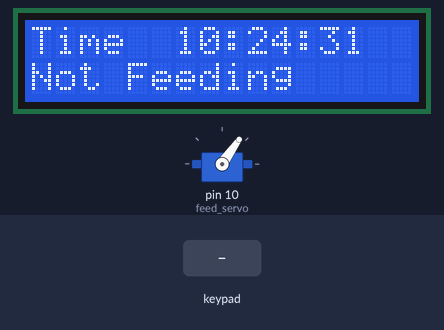
A sketch run on a simulated Arduino Uno, built with avr-gcc and run on an emulated ATmega328P. Parts: 16×2 character LCD, servo. Inputs (shaded band) come from the test bench. The local clock reads 2024-03-15 10:24:30 at power-on unless the sketch sets it.

Above: at 1.2 s.
1.3 s: key '*' pressed
At 2.1 s:
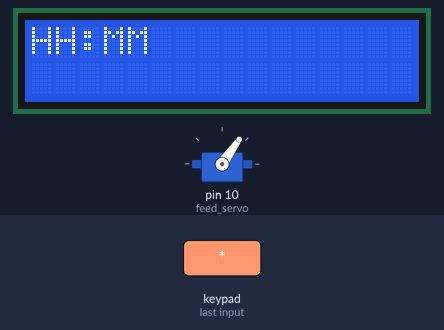
2.8 s: keypad keys 2 3 4 5 pressed 0.4 s apart
At 5.8 s:
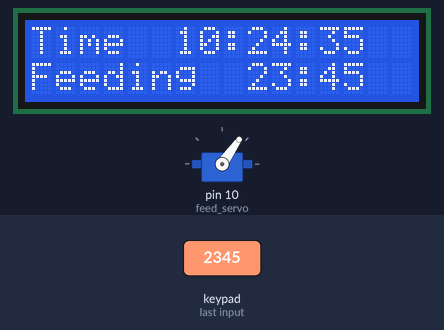
7.4 s: keypad keys 2 3 4 5 # pressed 0.4 s apart
12.4 s: key '1' pressed
15.4 s: key '2' pressed
Timing chart, 0 to 18.4 s (numbered marks = the images above; inputs shaded):
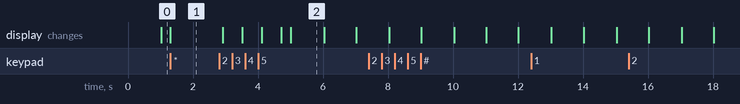

The sketch:

Test.ino
```cpp
#include <DS3231.h>
#include <Servo.h>
#include <LiquidCrystal.h>
#include <Keypad.h>

const byte ROWS = 4;
const byte COLS = 4;

char keys[ROWS][COLS] = {
  {'1', '2', '3', ' '},
  {'4', '5', '6', ' '},
  {'7', '8', '9', ' '},
  {'*', '0', '#', ' '} // * set   # cancel   4digits enter
};

byte rowPins[ROWS] = {2, 3, 4, 5};
byte colPins[COLS] = {6, 7, 8, 9};

Keypad kpd = Keypad(makeKeymap(keys), rowPins, colPins, ROWS, COLS);
DS3231 rtc(A4, A5);
Servo feed_servo;
LiquidCrystal lcd(A0, A1, A2, 11, 12, 13); // rs, en, d4,..,d7

// int hour, minute;  // int t1, t2, t3, t4, t5, t6; // save time (running time)
int feedHour, feedMinute; // int r[6]; // array save setting time (feeding time)
boolean feed;
String timeStr;

void closeFeeder()
{
  feed_servo.write(55);
}

void openFeeder()
{
  feed_servo.write(100);
  delay(1000);
}

void setup()
{
  Serial.begin(9600);
  pinMode(A0, OUTPUT); // RS
  pinMode(A1, OUTPUT); // Enable
  pinMode(A2, OUTPUT); // D4 -- always HIGH
  lcd.begin(16, 2);

  rtc.begin();

  feed_servo.attach(10);
  closeFeeder();

//  buttonPress = 0;
  feed = false;
}

void showDateTime(String t)
{
  lcd.clear();
  lcd.setCursor(0, 0);
  lcd.print("Time  ");
  lcd.print(t);
  lcd.setCursor(0, 1);
  if (feed == true) {
    lcd.print("Feeding  ");
    lcd.print('0' + feedHour / 10 - 48);
    lcd.print('0' + feedHour % 10 -48);
    lcd.print(':');
    lcd.print('0' + feedMinute / 10 - 48);
    lcd.print('0' + feedMinute % 10 - 48);
  } else {
    lcd.print("Not Feeding");
  }
}

void loop()
{
  timeStr = rtc.getTimeStr();
  showDateTime(timeStr);
  if (feed == true)
    tryFeeding(timeStr);

  if (kpd.getKey() == '*')
    setFeedingTime();
}

void tryFeeding(String t)
{
  int hour = (t.charAt(0) - '0') * 10 + (t.charAt(1) - '0');
  int minute = (t.charAt(3) - '0') * 10 + (t.charAt(4) - '0');

  if (hour == feedHour && minute == feedMinute) {
    openFeeder();
    closeFeeder();
    feed = false;
  }
}

void setFeedingTime()
{
  char key;
  int i = 0;

  lcd.clear();
  lcd.setCursor(0, 0);
  lcd.print("HH:MM");
  lcd.setCursor(0, 1);

  while (i < 4) {
    key = kpd.getKey();
    switch (key) {
    case '0': case '1': case '2': case '3':
    case '4': case '5': case '6': case '7':
    case '8': case '9': // do input digit
      if (i == 0 && key >= '0' && key <= '2') { // puluhan jam
        feedHour = (key - '0') * 10;
        lcd.print(key);
        i++;
      } else if (i == 1 && feedHour < 20 && key >= '0' && key <= '9') { // satuan jam 00..19
        feedHour += key - '0';
        lcd.print(key);
        lcd.print(':');
        i++;
      } else if (i == 1 && feedHour == 20 && key >= '0' && key <= '3') { // satuan jam 20..23
        feedHour += key - '0';
        lcd.print(key);
        lcd.print(':');
        i++;
      } else if (i == 2 && key >= '0' && key <= '5') { // puluhan menit
        feedMinute = (key - '0') * 10;
        lcd.print(key);
        i++;
      } else if (i == 3 && key >= '0' && key <= '9') { // satuan menit
        feedMinute += key - '0';
        lcd.print(key);
        i++;
      }
      if (i == 4)
        feed = true;
      break;
    case '#': // do cancel
      feed = false;
      i = 4;
      break;
    default: // do nothing
      break;
    }
    delay(200);
  }
}
```

Measured:
- after the input at 1.3 s, the display: changes at once (image 1)
- after the input at 2.8 s, the display: first changes after 0.11 s (image 2 shows a later state)
- what the display in image 2 shows lasts 1.0 s, from 5.0 s to 6.0 s
